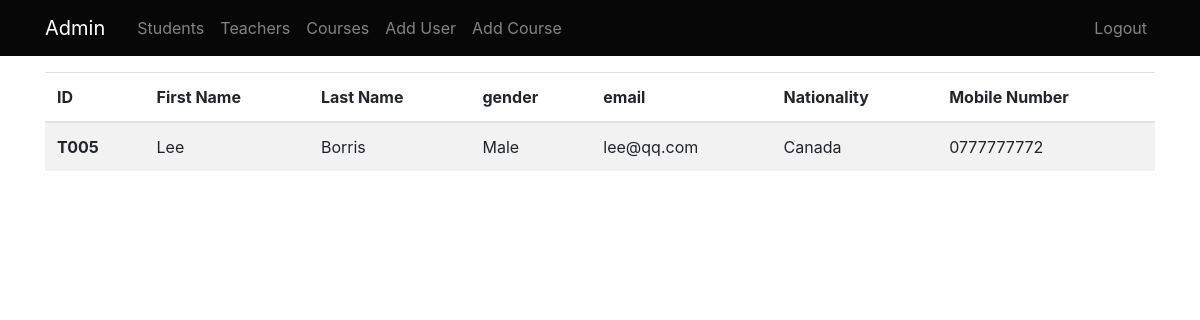
Page /admn/teachers on the earlier database version.
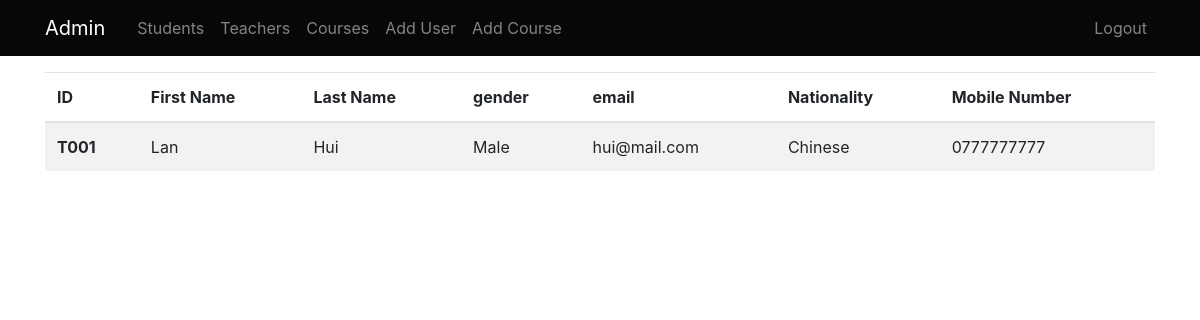
Same page on the later database version.
### application/models.py (models this page shows, shortened)
class User(db.Model, UserMixin):
    __tablename__ = 'user'
    user_id = db.Column(db.String, primary_key=True)
    firstname = db.Column(db.String(30), nullable=False)
    lastname = db.Column(db.String(30), nullable=False)
    role = db.Column(db.String(10), nullable=False)
    gender = db.Column(db.String(5), nullable=False)
    nationality = db.Column(db.String(15), nullable=False)
    email = db.Column(db.String(20), nullable=False, unique=True)
    mobile = db.Column(db.String(20), nullable=False, unique=True)
    password = db.Column(db.String(30), nullable=False)
    courses = db.relationship('Course', backref='teacher')

### application/routes.py (the view)
@app.route('/admn/teachers', methods=['GET', 'POST'])
def teachers():
    teachers = User.query.filter_by(role='teacher')
    return render_template('/admin/teachers.html', teachers=teachers)

### application/templates/admin/teachers.html
{% extends 'admin/_layout.html' %}
{% block content%}
  <table class="table table-striped">
    <thead>
      <tr>
        <th scope="col">ID</th>
        <th scope="col">First Name</th>
        <th scope="col">Last Name</th>
        <th scope="col">gender</th>
        <th scope="col">email</th>
        <th scope="col">Nationality</th>
        <th scope="col">Mobile Number</th>
      </tr>
    </thead>
    <tbody>
      {% for teacher in teachers %}
      <tr>
        <th scope="row">{{ teacher.user_id }}</th>
        <td>{{teacher.firstname}}</td>
        <td>{{teacher.lastname}}</td>
        <td>{{teacher.gender}}</td>
        <td>{{teacher.email}}</td>
        <td>{{teacher.nationality}}</td>
        <td>{{teacher.mobile}}</td>
      </tr>
      {% endfor %}
    </tbody>
  </table>
{% endblock %}

### application/templates/admin/_layout.html (shortened to what this page needs)
<!DOCTYPE html>
<html>
<head>
    <link rel="stylesheet" type="text/css" href="{{ url_for('static', filename='css/main.css')}}">
    <link rel="stylesheet" href="{{ url_for('static', filename='css/bootstrap.min.css') }}">
</head>
<body>
    <header class="site-header">
        <nav class="navbar navbar-expand-md navbar-dark bg-steel fixed-top">
            <div class="container">
                <a class="navbar-brand mr-4" href="{{ url_for('admin')}}">Admin</a>
                <div class="collapse navbar-collapse" id="navbarSupportedContent">
                    <ul class="navbar-nav mr-auto">
                        <li class="nav-item">
                            <a class="nav-link" href="{{ url_for('students')}}">Students</a>
                        </li>
                        <li class="nav-item">
                            <a class="nav-link" href="{{ url_for('teachers') }}">Teachers</a>
                        </li>
                        <li class="nav-item">
                            <a class="nav-link" href="{{ url_for('admin_courses')}}">Courses</a>
                        </li>
                        <li class="nav-item">
                            <a class="nav-link" href="{{ url_for('add_user')}}">Add User</a>
                        </li>
                        <li class="nav-item">
                            <a class="nav-link" href="{{ url_for('add_course')}}">Add Course</a>
                        </li>
                    </ul>
                </div>
                <div class="navbar-nav">
                    <a class="nav-item nav-link" href="{{ url_for('home')}}">Logout</a>
                </div>
            </div>
        </nav>
    </header>
  <div class="container">
    {% block content %} {% endblock %}
  </div>
</body>
</html>

### application/static/css/main.css (style rules this page uses)
body { background: #fafafa; color: #333333; margin-top: 5rem; }
.bg-steel { background-color: #070707; }
.site-header .navbar-nav .nav-link { color: #cbd5db; }
.navbar li { color: white; }
.site-header { padding-bottom: 4.5rem; }

Differences in the rows shown:
removed User: user_id "T005", firstname "Lee", lastname "Borris", gender "Male", email "lee@qq.com", nationality "Canada", mobile "0777777772"
added User: user_id "T001", firstname "Lan", lastname "Hui", gender "Male", email "hui@mail.com", nationality "Chinese", mobile "0777777777"
